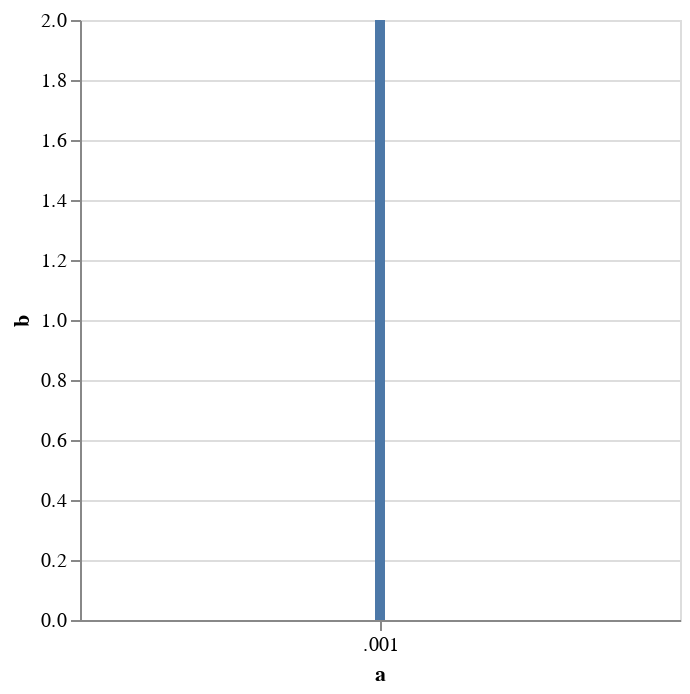

This figure's notebook cell:
### Code cell
alt.Chart(pd.DataFrame([{"a":1,"b":2}])).mark_bar().encode(alt.X("a:T"),alt.Y("b:Q"))

### Figure 1 — Vega-Lite specification as saved in the notebook (floating-point values rounded to 4 significant figures)
{"config": {"view": {"continuousWidth": 300, "continuousHeight": 300}}, "data": {"name": "data-c9b007ee186d5341dfd55b39bb9f6581"}, "mark": {"type": "bar"}, "encoding": {"x": {"field": "a", "type": "temporal"}, "y": {"field": "b", "type": "quantitative"}}, "$schema": "https://vega.github.io/schema/vega-lite/v5.8.0.json", "datasets": {"data-c9b007ee186d5341dfd55b39bb9f6581": [{"a": 1, "b": 2}]}}
